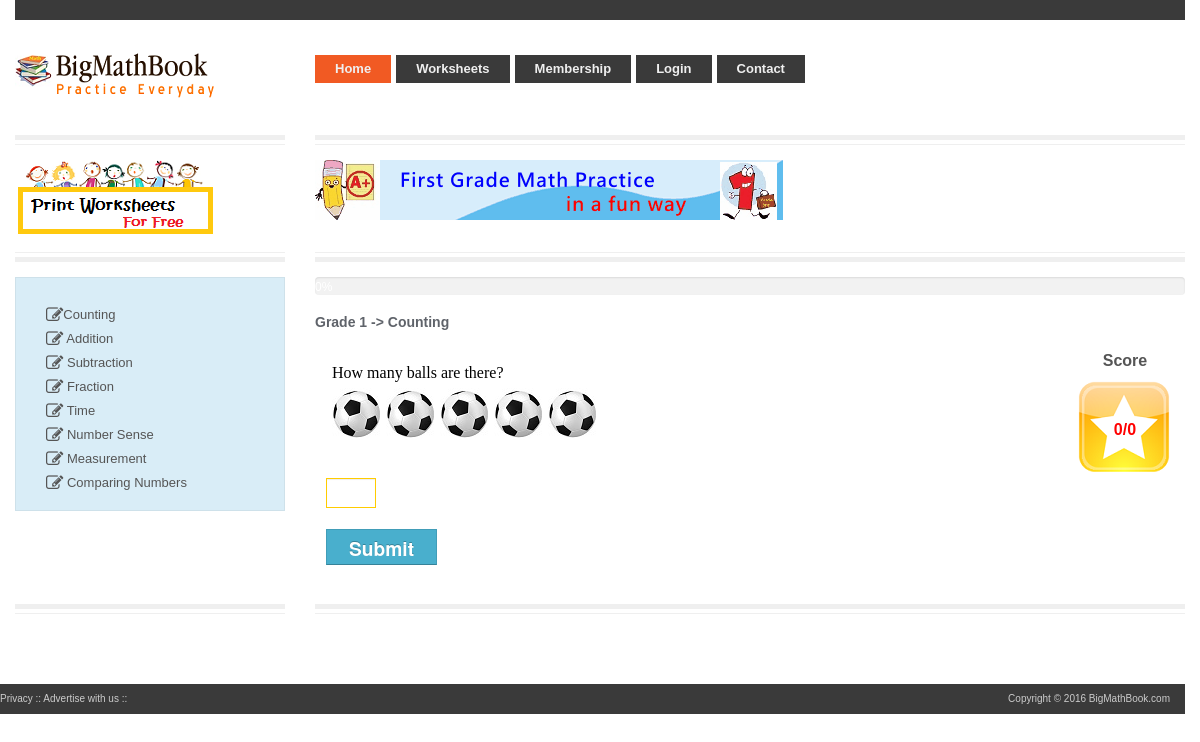
The page /question.php on the database its author committed.
### tables this page shows
CREATE TABLE IF NOT EXISTS `questions` (
  `ID` int(11) NOT NULL AUTO_INCREMENT,
  `skillid` int(11) DEFAULT NULL,
  `question` text,
  `type` char(1) DEFAULT 'T',
  `choice` varchar(255) DEFAULT NULL,
  `answer1` varchar(255) NOT NULL DEFAULT 'choice 1',
  `answer2` varchar(255) NOT NULL DEFAULT 'choice2',
  `answer3` varchar(255) NOT NULL DEFAULT 'choice 3',
  `answer4` varchar(255) NOT NULL DEFAULT 'choice 4',
  `answer` varchar(50) DEFAULT NULL,
  `solution` text,
  `Grade` varchar(30) NOT NULL,
  `Category` varchar(100) NOT NULL,
  PRIMARY KEY (`ID`)
);

### question.php (the view, shortened to what this page needs)
<?php include 'cn.php';
      include 'top.php' ;
?>
  <div class="row">
      <div class="span3 clearfix">
	   <div class="widget widget-list well">
	   <ul class="nav nav-list">
		   <li><a href="gradeindex.php?cat=1"><i class="fa fa-edit fa-lg"></i>Counting</a></li>
		  <li><a href="gradeindex.php?cat=2"><i class="fa fa-edit fa-lg"></i> Addition</a></li>
          <li><a href="gradeindex.php?cat=3"><i class="fa fa-edit fa-lg"></i> Subtraction</a></li>
          <li><a href="gradeindex.php?cat=6"><i class="fa fa-edit fa-lg"></i> Fraction</a></li>
          <li><a href="gradeindex.php?cat=10"><i class="fa fa-edit fa-lg"></i> Time</a></li>
          <li><a href="gradeindex.php?cat=11"><i class="fa fa-edit fa-lg"></i> Number Sense</a></li>
		  <li><a href="gradeindex.php?cat=13"><i class="fa fa-edit fa-lg"></i> Measurement</a></li>
		  <li><a href="gradeindex.php?cat=17"><i class="fa fa-edit fa-lg"></i> Comparing Numbers</a></li>
        </ul>
	   </div>
	  </div>
	  <div class="span9">
<div class="row">
<div class="span9">
<?php
$showSolution = FALSE;
$showLastRec = FALSE;
$currentpage = 1;
$usrans ="";
$rowsperpage = 1;
if (isset($_POST['skillid']) && is_numeric($_POST['skillid'])){
   $skillid = $_POST['skillid'];
}else {
	$skillid = 1;
}
$con=mysqli_connect($hostname,$username, $password, $db);
if (isset($_POST['currentpage']) ) {
   $currentpage = (int) $_POST['currentpage'];
   $probvar = $_POST['probatt'];
   $report = $_SESSION['REPORT'];
   list($rightprob , $probatt ) = explode("/", $probvar);
   if($currentpage == 0)
   {
      	$showLastRec = TRUE;
   }elseif( $currentpage > 1 ){
	  	$prevpage = $currentpage - 2;
	}else{
	  	$currentpage = 1;
		$prevpage =0;
   }
if($showLastRec == TRUE)
{
	$sql = "SELECT * FROM questions where skillid=$skillid  order by id DESC LIMIT 1";
}else{
	$sql = "SELECT * FROM questions where skillid=$skillid  order by id ASC LIMIT $prevpage, 1";
}
$result = mysqli_query($con,$sql);
$row = mysqli_fetch_assoc($result);
$ans = $row["answer"];
$ans1 = $row["answer1"];
$ans2= $row["answer2"];
$ans3= $row["answer3"];
$ans4= $row["answer4"];
$type= $row["type"];
$qid = $row["ID"];
unset($row);
mysqli_free_result($result);
	switch($type)
	{
		case "B":
			if (isset($_POST['answer1'])  && isset($_POST['answer2']) )
			{
				$an1 = trim($_POST['answer1']);
				$an2 = trim($_POST['answer2']);
				if($an1 ==""){
					$an1 = "<em class='muted'>blank</em>";}
				if($an2 ==""){
					$an2 = "<em class='muted'>blank</em>";}
				if(($an1 == $ans1) && ($an2== $ans2)){
					$showNotification = TRUE;
				}
				else
				{
					$showSolution = TRUE;
					$currentpage = $currentpage -1;
					$usrans = $an1 . " and " . $an2;
					$ans = $ans1 . " and " . $ans2;
				}
			}
			break;
		case "C":
			if (isset($_POST['answer1'])  && isset($_POST['answer2'])&& isset($_POST['answer3']) )
			{
				$an1 = trim($_POST['answer1']);
				$an2 = trim($_POST['answer2']);
				$an3 = trim($_POST['answer3']);
				if($an1 ==""){
					$an1 = "<em class='muted'>blank</em>";}
				if($an2 ==""){
					$an2 = "<em class='muted'>blank</em>";}
				if($an3 ==""){
					$an3 = "<em class='muted'>blank</em>";}
				if(($an1 == $ans1) && ($an2== $ans2) && ($an3== $ans3)){
					$showNotification = TRUE;
				}
				else
				{
					$showSolution = TRUE;
					$currentpage = $currentpage -1;
					$usrans = $an1 . ",". $an2. " and " . $an3;
					$ans = $ans1 . ",". $ans2. " and " . $ans3;
				}
			}
			break;
		case "D":
			if (isset($_POST['answer1'])  && isset($_POST['answer2'])&& isset($_POST['answer3']) && isset($_POST['answer4']) )
			{
				$an1 = trim($_POST['answer1']);
				$an2 = trim($_POST['answer2']);
				$an3 = trim($_POST['answer3']);
				$an4 = trim($_POST['answer4']);
				if($an1 ==""){
					$an1 = "<em class='muted'>blank</em>";}
				if($an2 ==""){
					$an2 = "<em class='muted'>blank</em>";}
				if($an3 ==""){
					$an3 = "<em class='muted'>blank</em>";}
				if($an4 ==""){
					$an4 = "<em class='muted'>blank</em>";}
				if(($an1 == $ans1) && ($an2== $ans2) && ($an3== $ans3) && ($an4== $ans4)){
					$showNotification = TRUE;
				}
				else
				{
					$showSolution = TRUE;
					$currentpage = $currentpage -1;
					$usrans = $an1 . ",". $an2. " ,". $an3. " and " . $an4;
					$ans = $ans1 . ",". $ans2. " ," . $ans3 . " and " . $an4;
				}
			}
			break;
		default:
		if (isset($_POST['answer']))
		{
			$an = trim($_POST['answer']);
			if(strcasecmp($an,$ans) == 0){
				$showNotification = TRUE;
			}
			else
			{
				$showSolution = TRUE;
				$usrans = $an;
				$currentpage = $currentpage -1;
			}
		}
	}
}else
{
   $probatt = 0;
   $rightprob = 0;
}
$sql ="select * from questions where skillid = " . $skillid . " order by id" ;
$result = mysqli_query($con,$sql);
$row = mysqli_fetch_assoc($result);
$count = $result->num_rows;
$grade = $row['Grade'];
$cat = $row['Category'];
$totalpages = $count;
if($showLastRec == TRUE)
{
$sql = "SELECT * FROM questions where skillid=$skillid  order by id DESC LIMIT 1";
$currentpage = $totalpages;
}else
{
$offset = ($currentpage - 1) * $rowsperpage;
$sql = "SELECT * FROM questions where skillid=$skillid  order by id ASC LIMIT $offset, $rowsperpage";
}
$result = mysqli_query($con,$sql) or trigger_error("SQL", E_USER_ERROR);
$percent = round( ($offset / $totalpages) * 100 );
echo "<div class='progress'><div class='bar' style='width: $percent%;'>$percent%</div></div>";
$str = "<H4> Grade $grade -> $cat </H4>";
echo $str;
?>
<table align='right'>
<tr><td align=center><b>Score</b></td></tr>
<tr ><td   width=98 height=98 style="background-image:url(img/b1.png);
 background-repeat:no-repeat;" align=center>
       <font color=red><b><?php echo $rightprob .'/'.$probatt   ?></b></font>
</td></tr></table>
<form id='form1'  name=form1 method=POST>
<?php
while ($list = mysqli_fetch_assoc($result)) {
$ans = $list['answer'];
$solution = $list['solution'];
$template = $list['type'];
$choice1 = $list['answer1'];
$choice2 = $list['answer2'];
$choice3 = $list['answer3'];
$choice4 = $list['answer4'];
$question = $list['question'];
}
   if($showSolution == TRUE)
    {
	 switch($template)
		{
		case "2":
			echo '<h2><small>'. $question . '</small></h2>';
			echo " <label for=radio1><span class='cir'>A</span><input type=radio name=answer id=radio1 value=A disabled>$choice1</label>";
			echo  "<label for=radio2><span class='cir'>B</span><input type=radio name=answer id=radio2 value=B disabled>$choice2</label>";
			break;
	    case "3":
			echo '<h2><small>'. $question . '</small></h2>';
			echo " <label for=radio1><span class='cir'>A</span><input type=radio name=answer id=radio1 value=A disabled>$choice1</label>";
			echo  "<label for=radio2><span class='cir'>B</span><input type=radio name=answer id=radio2 value=B disabled>$choice2</label>";
			echo " <label for=radio3><span class='cir'>C</span><input type=radio name=answer id=radio3 value=C disabled>$choice3</label>";
			break;
		 case "R":
			echo '<h2><small>'. $question . '</small></h2>';
			echo " <label for=radio1><span class='cir'>A</span><input type=radio name=answer id=radio1 value=A disabled>$choice1</label>";
			echo  "<label for=radio2><span class='cir'>B</span><input type=radio name=answer id=radio2 value=B disabled>$choice2</label>";
			echo " <label for=radio3><span class='cir'>C</span><input type=radio name=answer id=radio3 value=C disabled>$choice3</label>";
			echo " <label for=radio4><span class='cir'>D</span><input type=radio name=answer id=radio4 value=D disabled>$choice4</label>";
			break;
			case "B":
				$search = array("TEXTBOX1","TEXTBOX2");
				$replace = array("<input id=answer1 name=answer1 type=text maxlength=10 disabled>","<input id=answer2 name=answer2 type=text maxlength=10 disabled>");
				$newq = str_replace($search, $replace, $question);
				echo  "<h2><small>$newq</small></h2>";
				break;
			case "C":
				$search = array("TEXTBOX1","TEXTBOX2","TEXTBOX3");
				$replace = array("<input id=answer1 name=answer1 type=text maxlength=10 disabled>","<input id=answer2 name=answer2 type=text maxlength=10 disabled>"
				,"<input id=answer3 name=answer3 type=text maxlength=10 disabled>");
				$newq = str_replace($search, $replace, $question);
				echo  "<h2><small>$newq</small></h2>";
				break;
			case "D":
				$search = array("TEXTBOX1","TEXTBOX2","TEXTBOX3","TEXTBOX4");
				$replace = array("<input id=answer1 name=answer1 type=text maxlength=10 disabled>","<input id=answer2 name=answer2 type=text maxlength=10 disabled>",
				"<input id=answer3 name=answer3 type=text maxlength=10 disabled>","<input id=answer4 name=answer4 type=text maxlength=10 disabled>");
				$newq = str_replace($search, $replace, $question);
				echo  "<h2><small>$newq</small></h2>";
				break;
			case "A":
				$search = array("TEXTBOX1","TEXTBOXmini");
				$replace = array("<input id=answer name=answer type=text  disabled>","<input id='answer' name='answer' type='text' style='width: 30px;height:22px;padding: 1px;background-color: #FFFF00;'  disabled>");
				$newq = str_replace($search, $replace, $question);
				echo  "<h2><small>$newq</small></h2>";
				break;
			default:
				echo'<h2><small>'. $question . '</small></h2> ';
				echo "<input id=answer name=answer type=text disabled>";
		}
		if($usrans == "")
		{
		   $usrans = "<em class='muted'>blank</em>";
		}
		echo "<H3>Sorry, incorrect.<br>Your answer was : $usrans <br>  The right answer is : $ans ";
		echo "</h3><input type=submit value='Next Question' class='btn btn-info'> <div class=admonition><div class=admonition-title>Explanation</div><p>
				 $solution </p></div>";
	 }
     else
	 {
	 if($showLastRec == FALSE){
	 switch($template)
	 {
		default:
			echo '<table><tr><td><p class=font-style>'. $question . '</p></td> </tr>';
			echo "<tr><td><input id=answer name=answer type=text maxlength='10' autofocus></td></tr>";
			echo "<tr><td><input type=button class='btn btn-info btn-lg' id=bsubmit data-type='T' value='Submit'></td></tr></table>";
	 }
	 }
	}
	echo "</form>";
?>
 </div>
    </div>
	  </div>
	</div>
      	<div class="row margin10-40">
      	  <div class="span3"><div class="border-5-1"></div></div>
      	  <div class="span9"><div class="border-5-1 hide-border"></div>
		  </div>
    	</div>

### css/style.css (style rules this page uses)
img { max-width:100%; }
h4,h5,h6 { color:#5f636a;margin-bottom: 10px; }
p { margin-bottom:20px; font-size:12px; }
a { color:#0588BC; }
.italic, italic, i { font-style:italic; }
.bold, strong, b { font-weight: bold; }
.border-5-1 { border-top: 5px solid #EFEFEF; border-bottom: 1px solid #EFEFEF; clear: both; height: 4px; margin: 0; }
.margin10-40 { margin-top:10px; margin-bottom:40px; }
.well { padding: 15px; background-color: #efefef; border: 1px solid #EEE; border: 1px solid rgba(0, 0, 0, 0.05); -webkit-border-radius: 0px; -moz-border-radius: 0px; border-radius: 0px; -webkit-box-shadow:none; -moz-box-shadow:none; box-shadow: none; }
ul { list-style-type: none; padding: 0px; margin: 10px; }
ul li { background-position: 0px 5px; padding-left: 15px; line-height :18px; }
#bottom-panel { background-color: #3A3A3A; margin-top:30px; }
#bottom-panel span { color: #ccc; font-size:10px; float:right; line-height:30px; margin-right:15px; margin-left:15px; }
#bottom-panel .site-name { float:left; }
.widget { color:#888; }
.widget li a { color:#555; }
.widget ul { list-style:none; margin-left:0; margin-bottom:0; }
.widget-list { padding:15px 0; }
.nav > li { margin-bottom:0px; }
.nav-list > li > a, .nav-list .nav-header { text-shadow: none; }
.progress { background-color: #EEE; background-color: rgba(0, 0, 0, 0.05); -webkit-border-radius: 4px; -moz-border-radius: 4px; border-radius: 4px; }
.btn { -webkit-border-radius: 0px; -moz-border-radius: 0px; border-radius: 0px;background-image: none; filter: none; }

### css/userdesign.css (style rules this page uses)
input[type=text] { padding: 0; height: 30px; position: relative; left: 0; outline: none; border: 1px solid #cdcdcd; border-color: rgba(0,0,0,.15); background-color: white; font-size: 16px; }
.row:before, .row:after { display: table; line-height: 0; content: ""; }
.row:after { clear: both; }
.well { background-color: #d9edf7; }
input[type=text] { padding: 0; height: 30px; width: 50px; position: relative; left: 0; outline: none; border: 1px solid #cdcdcd; border-color: #FFCC00; background-color: white; font-size: 16px; }
.font-style { font-family: verdana, candara,Century Gothic, Geneva; color: #000000; font-size: 16; padding: 6; line-height: 30px; }
table { border-collapse: separate; border-spacing: 10px; }

### rows shown on the page
questions: Grade "1", Category "Counting", question "How many balls are there?", question (picture)

### other values the page prints
$rightprob "0"
$probatt "0"
